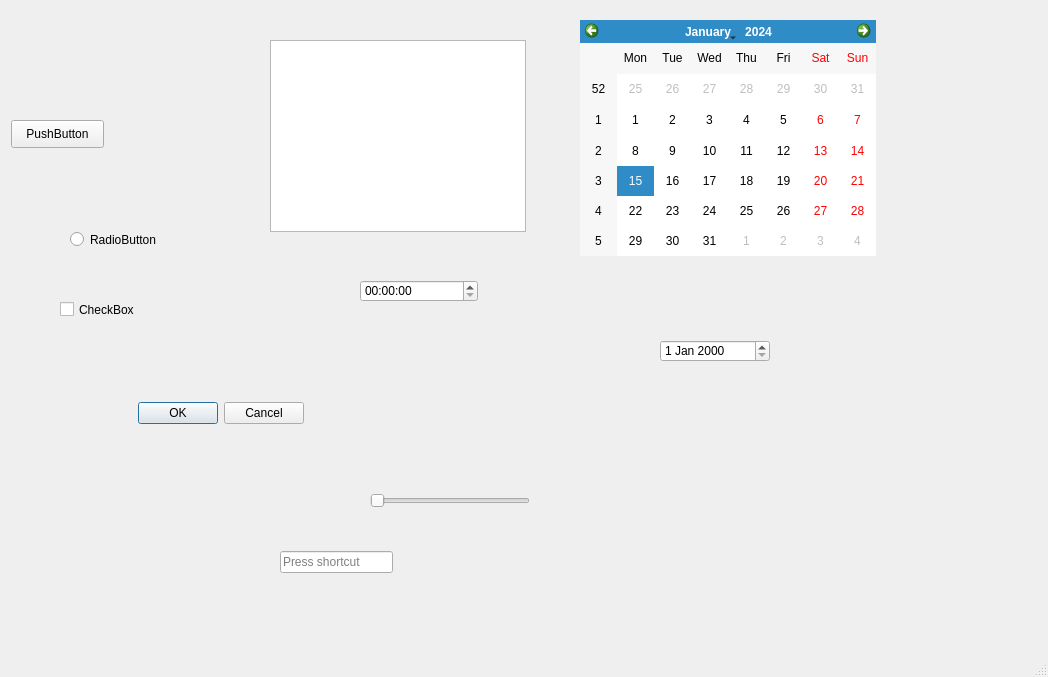
<?xml version="1.0" encoding="UTF-8"?>
<ui version="4.0">
 <class>MainWindow</class>
 <widget class="QMainWindow" name="MainWindow">
  <property name="geometry">
   <rect>
    <x>0</x>
    <y>0</y>
    <width>1048</width>
    <height>677</height>
   </rect>
  </property>
  <property name="windowTitle">
   <string>MainWindow</string>
  </property>
  <property name="toolButtonStyle">
   <enum>Qt::ToolButtonTextBesideIcon</enum>
  </property>
  <widget class="QWidget" name="centralwidget">
   <widget class="QPushButton" name="pushButton">
    <property name="geometry">
     <rect>
      <x>11</x>
      <y>120</y>
      <width>93</width>
      <height>28</height>
     </rect>
    </property>
    <property name="font">
     <font>
      <pointsize>9</pointsize>
     </font>
    </property>
    <property name="text">
     <string>PushButton</string>
    </property>
    <property name="autoRepeatInterval">
     <number>113</number>
    </property>
   </widget>
   <widget class="QCheckBox" name="checkBox">
    <property name="geometry">
     <rect>
      <x>60</x>
      <y>300</y>
      <width>91</width>
      <height>19</height>
     </rect>
    </property>
    <property name="text">
     <string>CheckBox</string>
    </property>
   </widget>
   <widget class="QRadioButton" name="radioButton">
    <property name="geometry">
     <rect>
      <x>70</x>
      <y>230</y>
      <width>115</width>
      <height>19</height>
     </rect>
    </property>
    <property name="text">
     <string>RadioButton</string>
    </property>
   </widget>
   <widget class="QDialogButtonBox" name="buttonBox">
    <property name="geometry">
     <rect>
      <x>111</x>
      <y>399</y>
      <width>193</width>
      <height>28</height>
     </rect>
    </property>
    <property name="standardButtons">
     <set>QDialogButtonBox::Cancel|QDialogButtonBox::Ok</set>
    </property>
   </widget>
   <widget class="QTreeView" name="treeView">
    <property name="geometry">
     <rect>
      <x>270</x>
      <y>40</y>
      <width>256</width>
      <height>192</height>
     </rect>
    </property>
   </widget>
   <widget class="QDateEdit" name="dateEdit">
    <property name="geometry">
     <rect>
      <x>660</x>
      <y>340</y>
      <width>110</width>
      <height>22</height>
     </rect>
    </property>
   </widget>
   <widget class="QTimeEdit" name="timeEdit">
    <property name="geometry">
     <rect>
      <x>360</x>
      <y>280</y>
      <width>118</width>
      <height>22</height>
     </rect>
    </property>
   </widget>
   <widget class="QKeySequenceEdit" name="keySequenceEdit">
    <property name="geometry">
     <rect>
      <x>280</x>
      <y>550</y>
      <width>113</width>
      <height>24</height>
     </rect>
    </property>
   </widget>
   <widget class="QSlider" name="horizontalSlider">
    <property name="geometry">
     <rect>
      <x>370</x>
      <y>490</y>
      <width>160</width>
      <height>22</height>
     </rect>
    </property>
    <property name="orientation">
     <enum>Qt::Horizontal</enum>
    </property>
   </widget>
   <widget class="QCalendarWidget" name="calendarWidget">
    <property name="geometry">
     <rect>
      <x>580</x>
      <y>20</y>
      <width>296</width>
      <height>236</height>
     </rect>
    </property>
   </widget>
  </widget>
  <widget class="QMenuBar" name="menubar">
   <property name="geometry">
    <rect>
     <x>0</x>
     <y>0</y>
     <width>1048</width>
     <height>26</height>
    </rect>
   </property>
  </widget>
  <widget class="QStatusBar" name="statusbar"/>
 </widget>
 <resources/>
 <connections/>
</ui>
